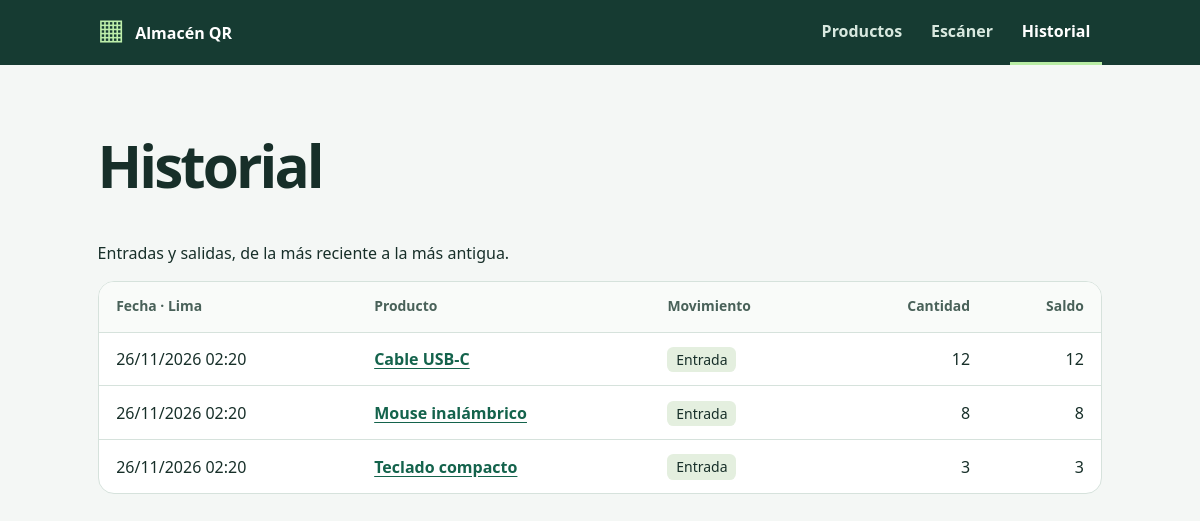
Screenshot of /?vista=historial with the database file from the repository.
### tables this page shows
CREATE TABLE IF NOT EXISTS movimientos (
    id BIGINT UNSIGNED AUTO_INCREMENT PRIMARY KEY,
    operacion CHAR(32) NOT NULL UNIQUE,
    producto_id INT UNSIGNED NOT NULL,
    tipo ENUM('entrada','salida') NOT NULL,
    cantidad INT UNSIGNED NOT NULL,
    saldo INT UNSIGNED NOT NULL,
    fecha TIMESTAMP NOT NULL DEFAULT CURRENT_TIMESTAMP,
    FOREIGN KEY (producto_id) REFERENCES productos(id),
    INDEX (producto_id, id)
);

CREATE TABLE IF NOT EXISTS productos (
    id INT UNSIGNED AUTO_INCREMENT PRIMARY KEY,
    sku VARCHAR(32) NOT NULL UNIQUE,
    nombre VARCHAR(100) NOT NULL,
    ubicacion VARCHAR(60) NOT NULL,
    stock INT UNSIGNED NOT NULL DEFAULT 0
);

### public/index.php (the view, shortened to what this page needs)
<?php
function e(mixed $valor): string
{
    return htmlspecialchars((string)$valor, ENT_QUOTES | ENT_SUBSTITUTE, 'UTF-8');
}
function urlFicha(string $sku): string
{
    return '?vista=producto&sku='.rawurlencode($sku);
}
$vista = is_string($_GET['vista'] ?? null) ? $_GET['vista'] : 'productos';
$sku = is_string($_GET['sku'] ?? null) ? strtoupper(trim($_GET['sku'])) : '';
$busqueda = is_string($_GET['q'] ?? null) ? trim($_GET['q']) : '';
$errorBD = false;
$producto = null;
try {
    $db = conexion();
    if ($vista === 'productos') {
        $consulta = $db->prepare('SELECT * FROM productos
            WHERE LOCATE(?, nombre)>0 OR LOCATE(?, sku)>0 ORDER BY nombre');
        $consulta->execute([$busqueda,$busqueda]);
        $productos = $consulta->fetchAll();
        $totales = $db->query('SELECT COUNT(*) AS productos, COALESCE(SUM(stock),0) AS unidades,
            COUNT(CASE WHEN stock=0 THEN 1 END) AS agotados FROM productos')->fetch();
    } elseif ($vista === 'producto') {
        $consulta = $db->prepare('SELECT * FROM productos WHERE sku=?');
        $consulta->execute([$sku]);
        $producto = $consulta->fetch();
        if (!$producto) { http_response_code(404); }
    } elseif ($vista === 'historial') {
        $consulta = $db->prepare('SELECT m.*,p.nombre,p.sku FROM movimientos m
            JOIN productos p ON p.id=m.producto_id WHERE (CHAR_LENGTH(?)=0 OR p.sku=?) ORDER BY m.id DESC');
        $consulta->execute([$sku,$sku]);
        $movimientos = $consulta->fetchAll();
    }
} catch (PDOException $error) {
    error_log($error->getMessage());
    http_response_code(503);
    $errorBD = true;
}
?>
<!doctype html><html lang="es-PE"><head><meta charset="utf-8">
<link rel="stylesheet" href="app.css"></head><body>
<header><div class="bar"><a class="marca" href="?"><span class="marca-icon" aria-hidden="true">▦</span> Almacén QR</a>
<nav aria-label="Secciones"><?php foreach (['productos'=>'Productos','escaner'=>'Escáner','historial'=>'Historial'] as $id=>$nombre): ?>
<a href="?vista=<?=$id?>" <?=($vista===$id || ($id==='productos' && in_array($vista,['nuevo','producto'])))?'aria-current="page"':''?>><?=$nombre?></a><?php endforeach ?></nav></div></header>
<main>
<?php if ($errorBD): ?><h1>Inventario sin conexión</h1><p>Comprueba que MySQL esté activo, importa el archivo SQL y revisa la conexión indicada en el README.</p>
<?php elseif ($vista==='producto' && !$producto): ?><h1>Producto no encontrado</h1><p>El código <?=e($sku)?> no está en el catálogo.</p><a href="?vista=escaner">Buscar otro código</a>
<?php elseif ($vista==='historial'): ?><div class="titulo"><h1>Historial</h1><?php if ($sku!==''): ?><a href="?vista=historial">Ver todos</a><?php endif ?></div>
<p><?= $sku ? 'Movimientos de '.e($sku) : 'Entradas y salidas, de la más reciente a la más antigua.' ?></p>
<div class="panel scroll"><table><thead><tr><th>Fecha · Lima</th><th>Producto</th><th>Movimiento</th><th class="num">Cantidad</th><th class="num">Saldo</th></tr></thead><tbody>
<?php foreach ($movimientos as $m): ?><tr><td><?=e(date('d/m/Y H:i',strtotime($m['fecha'])))?></td><td><a href="<?=e(urlFicha($m['sku']))?>"><?=e($m['nombre'])?></a></td><td><span class="tipo <?=e($m['tipo'])?>"><?=e(ucfirst($m['tipo']))?></span></td><td class="num"><?=e($m['cantidad'])?></td><td class="num"><?=e($m['saldo'])?></td></tr><?php endforeach ?></tbody></table>
<?php if (!$movimientos): ?><p class="vacio">Todavía no hay movimientos.</p><?php endif ?></div>
<?php endif ?></main></body></html>

### public/app.css (style rules this page uses)
:root { color-scheme:light;--ink:#172f29;--green:#14634c;--line:#d6e2dc;--paper:#f4f7f5;--muted:#496159 }
* { box-sizing:border-box }
body { margin:0;background:var(--paper);color:var(--ink);font:1rem/1.5 "Segoe UI",system-ui,sans-serif }
a { color:var(--green);font-weight:650;text-underline-offset:.18em }
header { background:#163b32;color:white }
.bar,main { max-width:66rem;margin:auto;padding:0 1.6rem }
.bar,.titulo,.fila,.acciones { display:flex;align-items:center;gap:.8rem }
.bar,.titulo { justify-content:space-between }
.marca { color:white;font-weight:750;text-decoration:none;display:flex;align-items:center;gap:.65rem }
.marca-icon { font:1.8rem/1 monospace;color:#beefab }
nav { display:flex;gap:.3rem }
nav a { color:#d8e8df;padding:1.2rem .75rem;border-bottom:3px solid transparent;text-decoration:none }
nav a[aria-current] { border-color:#b8eca4;color:white }
main { padding-top:2.6rem;padding-bottom:4rem }
h1 { font-size:clamp(2.15rem,5vw,3.65rem);line-height:1.12;letter-spacing:-.05em;margin:.45em 0 }
.panel { border:1px solid var(--line);border-radius:1rem;background:white }
.scroll { overflow:auto }
table { width:100%;border-collapse:collapse }
th,td { text-align:left;padding:.9rem 1.1rem;border-bottom:1px solid var(--line) }
th { font-size:.87rem;color:var(--muted);background:#f9fbf9 }
tbody tr:last-child td { border-bottom:0 }
.num { text-align:right;font-variant-numeric:tabular-nums }
.tipo { border-radius:.4rem;padding:.2rem .55rem;font-size:.875rem }
.entrada { background:#e4efdf }

### rows the page displays
movimientos: fecha "26/11/2026 02:20", producto.nombre "Cable USB-C", tipo "Entrada", cantidad "12", saldo "12"
movimientos: fecha "26/11/2026 02:20", producto.nombre "Mouse inalámbrico", tipo "Entrada", cantidad "8", saldo "8"
movimientos: fecha "26/11/2026 02:20", producto.nombre "Teclado compacto", tipo "Entrada", cantidad "3", saldo "3"

### other values shown
$nombre "Productos"
$nombre "Escáner"
$nombre "Historial"
